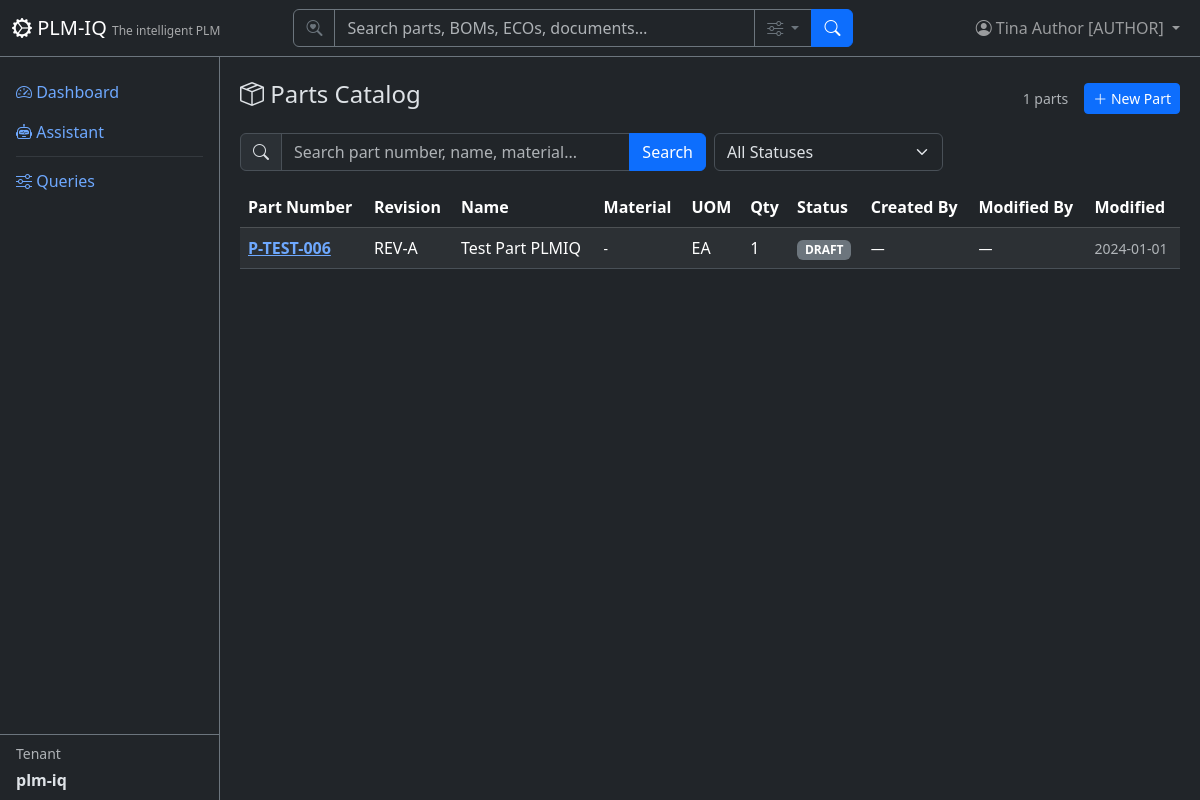
The app's page /parts (signed in), older data.
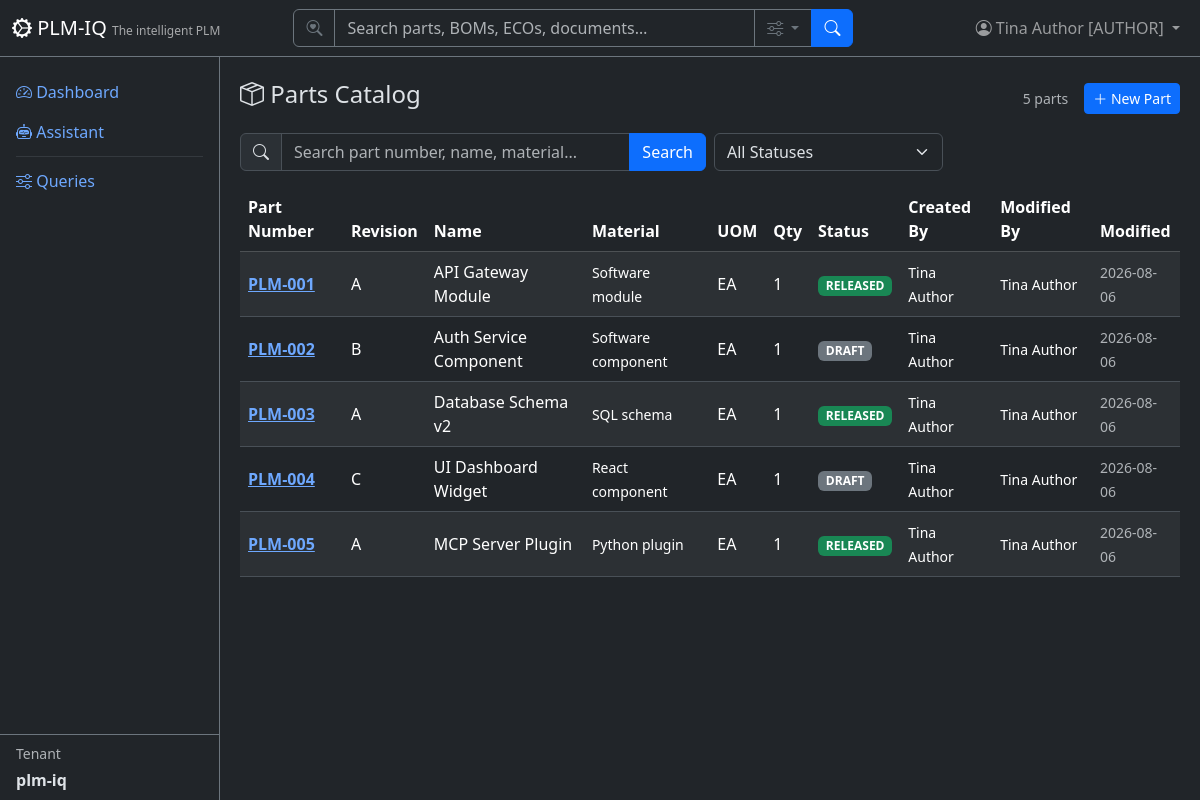
The same page, newer data.
### app/models/tenant_user.py (models this page shows)
class User(Base):
    __tablename__ = "users"
    user_id = Column("user_id", Integer, primary_key=True, autoincrement=True)
    username = Column("username", String, unique=True, nullable=False)
    full_name = Column("full_name", String, nullable=False)
    email = Column("email", String)
    password_hash = Column("password_hash", String, nullable=False, default="")
    tenant_id = Column("tenant_id", Integer, ForeignKey("tenants.tenant_id"), nullable=False, default=1)
    tenant_key = Column("tenant_key", String, nullable=False)
    is_active = Column("is_active", Boolean, default=True)
    created_date = Column("created_date", String)
    role = Column("role", String, nullable=False, default="reader")
    tenant = relationship("Tenant", back_populates="users")
    favorites = relationship("Favorite", back_populates="user")

class Tenant(Base):
    __tablename__ = "tenants"
    tenant_id = Column("tenant_id", Integer, primary_key=True, autoincrement=True)
    tenant_name = Column("tenant_name", String, unique=True, nullable=False)
    tenant_key = Column("tenant_key", String, unique=True, nullable=False)
    tenant_secret = Column("tenant_secret", String, nullable=False, default="")
    subdomain = Column("subdomain", String, unique=True, nullable=True)
    description = Column("description", String)
    created_date = Column("created_date", String)
    role = Column("role", String, default="reader")
    is_active = Column("is_active", Boolean, default=True)
    users = relationship("User", back_populates="tenant")
    parts = relationship("Part", back_populates="tenant")
    favorites = relationship("Favorite", back_populates="tenant")

### app/models/parts.py (models this page shows)
class Part(Base):
    __tablename__ = "parts"
    part_number = Column("part_number", String, primary_key=True)
    part_revision = Column("part_revision", String, nullable=False)
    part_name = Column("part_name", String, nullable=False)
    spec_file = Column("spec_file", String)
    material = Column("material", String)
    uom = Column("uom", String, nullable=False)
    qty = Column("qty", Integer, nullable=False, default=1)
    status = Column("status", String, nullable=False, default="DRAFT")
    created_date = Column("created_date", String)
    modified_date = Column("modified_date", String)
    modified_owner = Column("modified_owner", Integer, ForeignKey("users.user_id"))
    created_by = Column("created_by", Integer, ForeignKey("users.user_id"))
    tenant_id = Column("tenant_id", Integer, ForeignKey("tenants.tenant_id"), nullable=False, default=1)
    tenant_key = Column("tenant_key", String, nullable=False)
    tenant = relationship("Tenant", back_populates="parts")
    bom_items = relationship("BomItem", back_populates="part", foreign_keys="BomItem.part_number")
    costing_items = relationship("CostingBomItem", back_populates="part")
    eco_items = relationship("EngineeringChangeOrder", back_populates="part")
    aml_items = relationship("ApprovedManufacturer", back_populates="part")
    avl_items = relationship("ApprovedVendor", back_populates="part")
    cad_files = relationship("CadMetadata", back_populates="part")

### app/routers/parts.py (the view)
@router.get("", response_class=HTMLResponse)
def list_parts(
    request: Request,
    q: Optional[str] = Query(None, description="Search query"),
    status: Optional[str] = Query(None, description="Filter by status"),
    page: int = Query(1, ge=1),
    db: TenantScopedSession = Depends(get_tenant_db),
):
    user = require_user(request, db)
    ctx = auth_context(request, db)
    query = db.query(Part)
    if q:
        query = query.filter(
            or_(
                Part.part_number.ilike(f"%{q}%"),
                Part.part_name.ilike(f"%{q}%"),
                Part.material.ilike(f"%{q}%"),
            )
        )
    if status:
        query = query.filter(Part.status == status)
    total = query.count()
    offset = (page - 1) * DEFAULT_PAGE_SIZE
    parts = query.order_by(Part.part_number).offset(offset).limit(DEFAULT_PAGE_SIZE).all()
    return HTMLResponse(content=render(
        "parts/list.html",
        **ctx,
        parts=parts,
        page=page,
        total=total,
        pages=(total + DEFAULT_PAGE_SIZE - 1) // DEFAULT_PAGE_SIZE,
        q=q or "",
        status_filter=status or "",
        statuses=["DRAFT", "RELEASED", "OBSOLETED"],
    ))

### app/templates/parts/list.html (shortened to what this page needs)
{% extends "base.html" %}
{% block content %}
<div class="d-flex justify-content-between align-items-center mb-3">
    <h4><i class="bi bi-box-seam"></i> Parts Catalog</h4>
    <div class="d-flex align-items-center gap-3">
        <span class="text-muted small">{{ total }} parts</span>
        {% if current_user and current_user.role == 'author' %}
        <a href="/parts/new" class="btn btn-sm btn-primary"><i class="bi bi-plus-lg"></i> New Part</a>
        {% endif %}
    </div>
</div>
<form method="GET" class="row g-2 mb-3">
    <div class="col-md-6">
        <div class="input-group">
            <span class="input-group-text"><i class="bi bi-search"></i></span>
            <input type="text" name="q" class="form-control" placeholder="Search part number, name, material..." value="{{ q }}">
            <button class="btn btn-primary" type="submit">Search</button>
        </div>
    </div>
    <div class="col-md-3">
        <select name="status" class="form-select" onchange="this.form.submit()">
            <option value="">All Statuses</option>
        </select>
    </div>
</form>
<div class="table-responsive">
    <table class="table table-striped table-hover align-middle">
        <thead class="table-dark">
            <tr>
                <th>Part Number</th>
                <th>Revision</th>
                <th>Name</th>
                <th>Material</th>
                <th>UOM</th>
                <th>Qty</th>
                <th>Status</th>
                <th>Created By</th>
                <th>Modified By</th>
                <th>Modified</th>
            </tr>
        </thead>
        <tbody>
            {% for p in parts %}
            <tr>
                <td><a href="/parts/{{ p.part_number }}" class="fw-bold">{{ p.part_number }}</a></td>
                <td>{{ p.part_revision }}</td>
                <td>{{ p.part_name }}</td>
                <td><small>{{ (p.material or '')|truncate(40) or '-' }}</small></td>
                <td>{{ p.uom }}</td>
                <td>{{ p.qty }}</td>
                <td>
                    <span class="badge bg-{% if p.status == 'RELEASED' %}success{% elif p.status == 'OBSOLETED' %}danger{% else %}secondary{% endif %} badge-status">
                        {{ p.status }}
                    </span>
                </td>
                <td><small>{{ user_map.get(p.created_by, '—') if user_map else (p.created_by or '—') }}</small></td>
                <td><small>{{ user_map.get(p.modified_owner, '—') if user_map else (p.modified_owner or '—') }}</small></td>
                <td><small class="text-muted">{{ p.modified_date or '-' }}</small></td>
            </tr>
            {% else %}
            <tr><td colspan="10" class="text-center text-muted py-4">No parts found.</td></tr>
            {% endfor %}
        </tbody>
    </table>
</div>
{% endblock %}

### app/templates/base.html (shortened to what this page needs)
<!DOCTYPE html>
<html lang="en" data-bs-theme="dark">
<head>
    <link href="https://cdn.jsdelivr.net/npm/bootstrap@5.3.3/dist/css/bootstrap.min.css" rel="stylesheet">
    <link href="https://cdn.jsdelivr.net/npm/bootstrap-icons@1.11.3/font/bootstrap-icons.css" rel="stylesheet">
</head>
<body>
    <nav class="navbar navbar-expand-md navbar-dark bg-dark fixed-top border-bottom border-secondary">
        <div class="container-fluid">
            <a class="navbar-brand" href="/">
                <i class="bi bi-gear-wide-connected"></i> PLM-IQ
                <small class="d-none d-md-inline">The intelligent PLM</small>
            </a>
            <div class="collapse navbar-collapse" id="navMenu">
                {% if current_user %}
                <form class="d-flex mx-auto my-2 my-md-0" role="search" action="/search" method="get" style="width: 100%; max-width: 560px;">
                    <div class="input-group">
                        <span class="input-group-text bg-dark border-secondary text-secondary"><i class="bi bi-search-heart"></i></span>
                        <input type="search" name="q" class="form-control bg-dark text-light border-secondary" placeholder="Search parts, BOMs, ECOs, documents…" aria-label="Search">
                        <button class="btn btn-outline-secondary dropdown-toggle" type="button" data-bs-toggle="dropdown" data-bs-auto-close="outside" title="Search options">
                            <i class="bi bi-sliders"></i>
                        </button>
                        <button class="btn btn-primary" type="submit"><i class="bi bi-search"></i></button>
                    </div>
                </form>
                {% endif %}
                <ul class="navbar-nav ms-auto align-items-center">
                    {% if current_user %}
                    <li class="nav-item dropdown">
                        <a class="nav-link dropdown-toggle position-relative" href="#" role="button" data-bs-toggle="dropdown" aria-label="Profile Menu" title="Profile Menu">
                            <i class="bi bi-person-circle"></i>
                            <span class="d-none d-md-inline">{{ current_user.full_name }} [{{ current_user.role|upper if current_user.role else 'SUPERUSER' }}]</span>
                        </a>
                    </li>
                    {% else %}
                    <li class="nav-item">
                        <a class="nav-link" href="/login"><i class="bi bi-box-arrow-in-right"></i> Sign In</a>
                    </li>
                    {% endif %}
                </ul>
            </div>
        </div>
    </nav>
    <div class="sidebar bg-dark border-end border-secondary pt-3">
        <ul class="nav nav-pills flex-column flex-grow-1 overflow-auto">
            <li class="nav-item">
                <a class="nav-link" href="/"><i class="bi bi-speedometer2"></i> Dashboard</a>
            </li>
            <li class="nav-item">
                <a class="nav-link" href="/assistant"><i class="bi bi-robot"></i> Assistant</a>
            </li>
            <li class="nav-item">
                <hr class="nav-divider my-1 mx-3 border-secondary">
            </li>
            <li class="nav-item">
                <a class="nav-link" href="/queries"><i class="bi bi-sliders"></i> Queries</a>
            </li>
        </ul>
        {% if current_tenant %}
        <div class="px-3 py-2 border-top border-secondary mt-auto">
            <div class="small text-muted mb-1">Tenant</div>
            <div class="fw-bold">{{ current_tenant.tenant_name }}</div>
        </div>
        {% endif %}
    </div>
    <div class="main-content">
        {% block content %}{% endblock %}
    </div>
</body>
</html>

### app/templates/base.html (style rules this page uses)
body { padding-top: 60px; }
.sidebar { position: fixed; top: 56px; bottom: 0; left: 0; width: 220px; overflow-y: auto; display: flex; flex-direction: column; }
.main-content { margin-left: 220px; padding: 20px; }
.navbar-brand small { font-size: 0.75rem; opacity: 0.6; }
.badge-status { font-size: 0.75rem; }

Row changes from the older to the newer data that the page shows:
removed Part: part_number "P-TEST-006", part_revision "REV-A", part_name "Test Part PLMIQ", material "-", uom "EA", qty "1", status "DRAFT", get "—", modified_date "2024-01-01"
added Part: part_number "PLM-001", part_revision "A", part_name "API Gateway Module", material "Software module", uom "EA", qty "1", status "RELEASED", get "Tina Author", modified_date "2026-08-06"
added Part: part_number "PLM-002", part_revision "B", part_name "Auth Service Component", material "Software component", uom "EA", qty "1", status "DRAFT", get "Tina Author", modified_date "2026-08-06"
added Part: part_number "PLM-003", part_revision "A", part_name "Database Schema v2", material "SQL schema", uom "EA", qty "1", status "RELEASED", get "Tina Author", modified_date "2026-08-06"
added Part: part_number "PLM-004", part_revision "C", part_name "UI Dashboard Widget", material "React component", uom "EA", qty "1", status "DRAFT", get "Tina Author", modified_date "2026-08-06"
added Part: part_number "PLM-005", part_revision "A", part_name "MCP Server Plugin", material "Python plugin", uom "EA", qty "1", status "RELEASED", get "Tina Author", modified_date "2026-08-06"
Text that changed along with them:
{{ total }}: "1" → "5"
